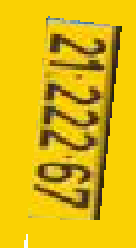
#> input picture M1/vision/TP2/automatcher/queries/matricule1.png, 68 x 124 px (shown 2 times larger); its folder holds 4 pictures in this run
$ python tp2.py
#> lines starting #> are read from the running program, lines starting #| are printed output that depends on the picture; pictures that were not available may be replaced by others from this repository, and a replacement may not be noted
import os
import cv2
import numpy as np
import matplotlib.pyplot as plt

# Set the path to the folder containing the query images
query_path = './queries'

# Set the path to the folder containing the train images
train_path = './License Plates'

# Initiate SIFT detector
sift = cv2.SIFT_create()

# BFMatcher with default params
bf = cv2.BFMatcher()

# Loop through all the query images
for query_file in os.listdir(query_path):
    if query_file.endswith('.png') or query_file.endswith('.jpg'):

        # Read in the query image
        query_image = cv2.imread(os.path.join(query_path, query_file), 0)
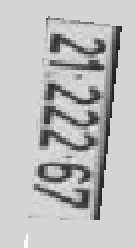
#> query_image: shape (124, 68) (shown 2 times larger); min 28, max 251, mean 188.6

        # find the keypoints and descriptors with SIFT
        kp1, des1 = sift.detectAndCompute(query_image, None)
#> kp1 = 112 keypoints; strongest (x, y, size): (48, 108, 2.5), (28, 21, 5.3), (57, 40, 2), (54, 66, 1.9)

        # Initialize variables to keep track of the best match
        best_train_file = None
        best_match_count = 0

        # Loop through all the train images
        for train_file in os.listdir(train_path):
            if train_file.endswith('.png') or train_file.endswith('.jpg'):

                # Read in the train image
                train_image = cv2.imread(os.path.join(train_path, train_file), 0)

                # find the keypoints and descriptors with SIFT
                kp2, des2 = sift.detectAndCompute(train_image, None)
#> kp2 has the same summary as kp1

                # Match the descriptors using the BFMatcher
                matches = bf.knnMatch(des1, des2, k=2)
#> matches = 112 matches

                # Apply ratio test
                good = []
                for m, n in matches:
                    if m.distance < 0.75 * n.distance:
                        good.append([m])
#> this loop made 112 passes
#> after the loop, good = 112 matches

                # Keep track of the train image with the highest number of good matches
                if len(good) > best_match_count:
                    best_train_file = train_file
                    best_match_count = len(good)
#> best_match_count = 112

        # Only display the best train image
        if best_train_file is not None:
            best_train_image = cv2.imread(os.path.join(train_path, best_train_file), 0)
            kp2, des2 = sift.detectAndCompute(best_train_image, None)
            matches = bf.knnMatch(des1, des2, k=2)
            good = []
            for m, n in matches:
                if m.distance < 0.75 * n.distance:
                    good.append([m])
            img3 = cv2.drawMatchesKnn(query_image, kp1, best_train_image, kp2, good, None, flags=2)
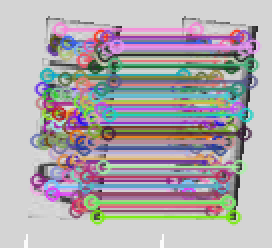
#> img3: shape (124, 136, 3) (shown 2 times larger); mean of channels 0, 1, 2 173.1, 168.9, 174.1; drawn as B, G, R
            plt.imshow(img3), plt.show()
#> pass 2 of the loop `for query_file in os.listdir(query_path):`:
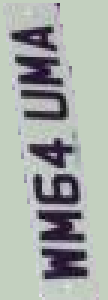
#> input picture M1/vision/TP2/automatcher/queries/matricule2.png, 36 x 100 px (shown 3 times larger)
#> query_image: shape (100, 36)
#> kp1 = 61 keypoints; strongest (x, y, size): (22, 63, 2.5), (26, 72, 1.8), (12, 60, 2.3), (26, 79, 2)
#> matches = 61 matches
#> the loop `for m, n in matches:` made 61 passes
#> after the loop `for m, n in matches:`: good = 2 matches
#> best_match_count = 2
#> `img3 = cv2.drawMatchesKnn(query_image, kp1, best_train_image, kp2, goo..`:
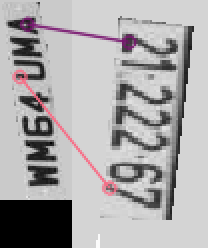
#> img3: shape (124, 104, 3) (shown 2 times larger); mean of channels 0, 1, 2 169.4, 168.4, 170.7; drawn as B, G, R
